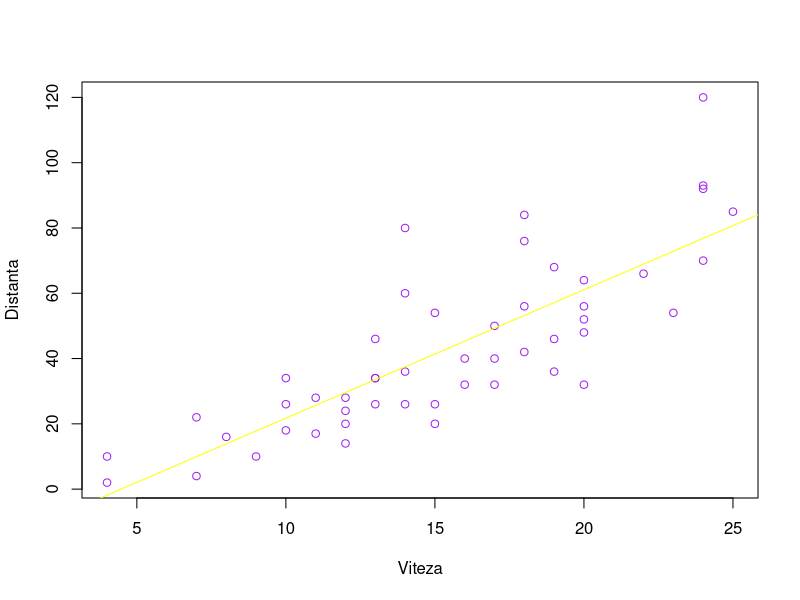
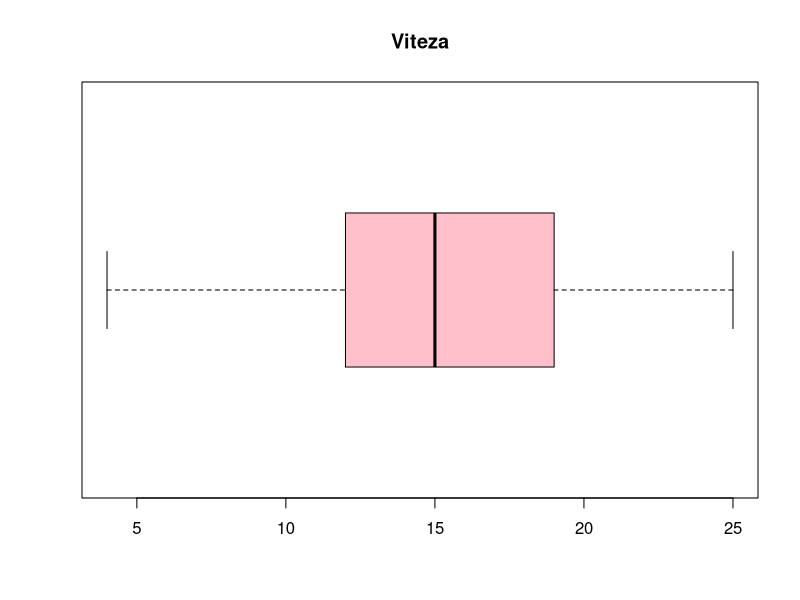
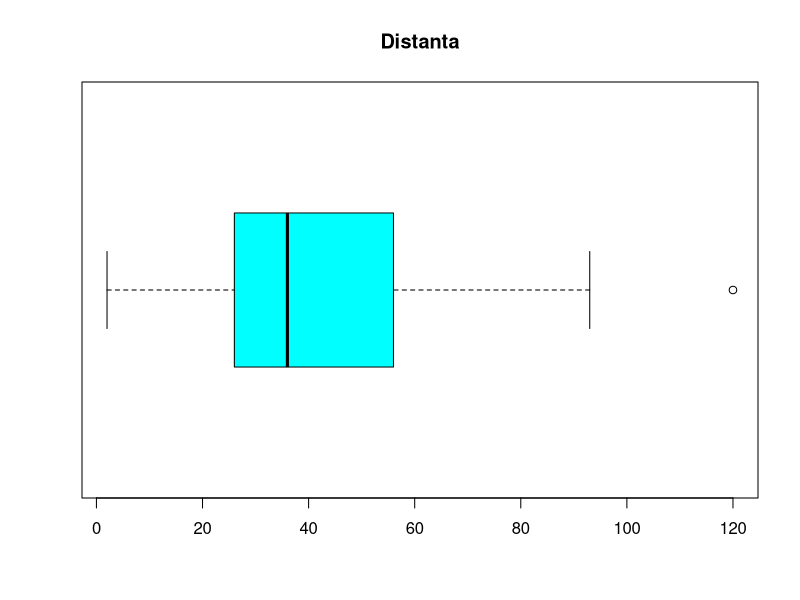
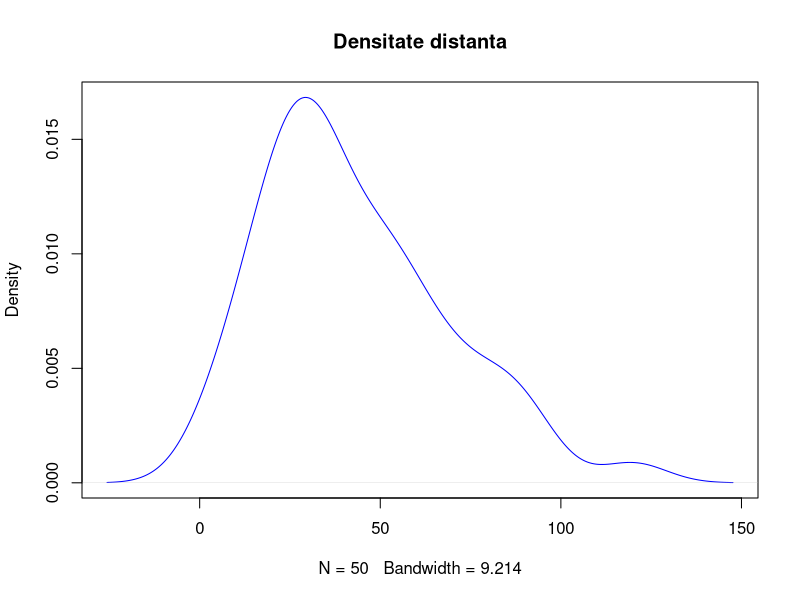
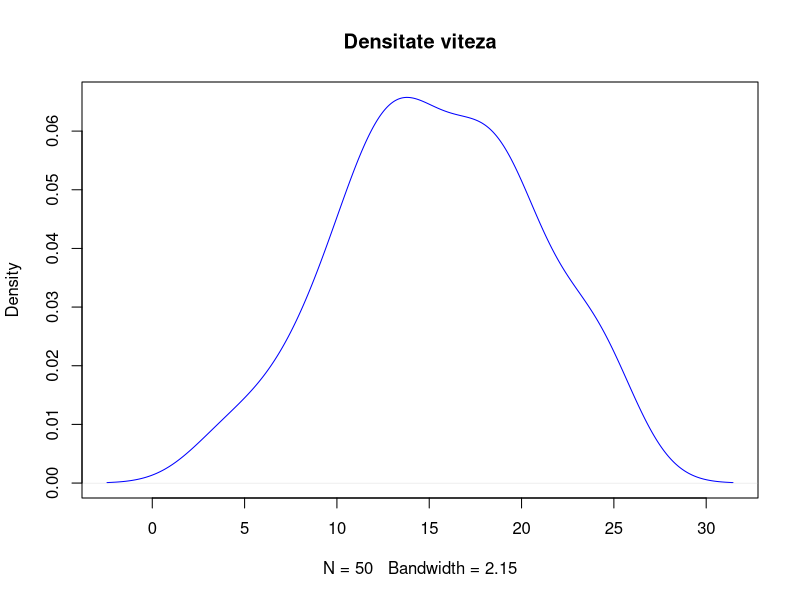

These charts were generated, in order, by the following R code:
d=cars
speed=d$speed
dist=d$dist
#Ex1
plot(speed,dist,col="purple",xlab="Viteza",ylab="Distanta")
abline(lm(dist ~ speed),col="yellow")
boxplot(speed,horizontal = TRUE,col="pink",main="Viteza")
boxplot(dist,horizontal = TRUE,col="cyan",main="Distanta")
ddens=density(dist)
plot(ddens,col="blue",main="Densitate distanta")
dspeed=density(speed)
plot(dspeed,col="blue",main="Densitate viteza")
#Ex2
cor(dist,speed)
#Ex3
cars.lm=lm(dist~speed,data=d)
summary(cars.lm)
#Ex4
AIC(cars.lm)
BIC(cars.lm)
#Ex5
training=head(cars,40)
test=tail(cars,10)
tr.lm=lm(dist~speed,training)
pred=predict(tr.lm,test)
cor(pred,test)